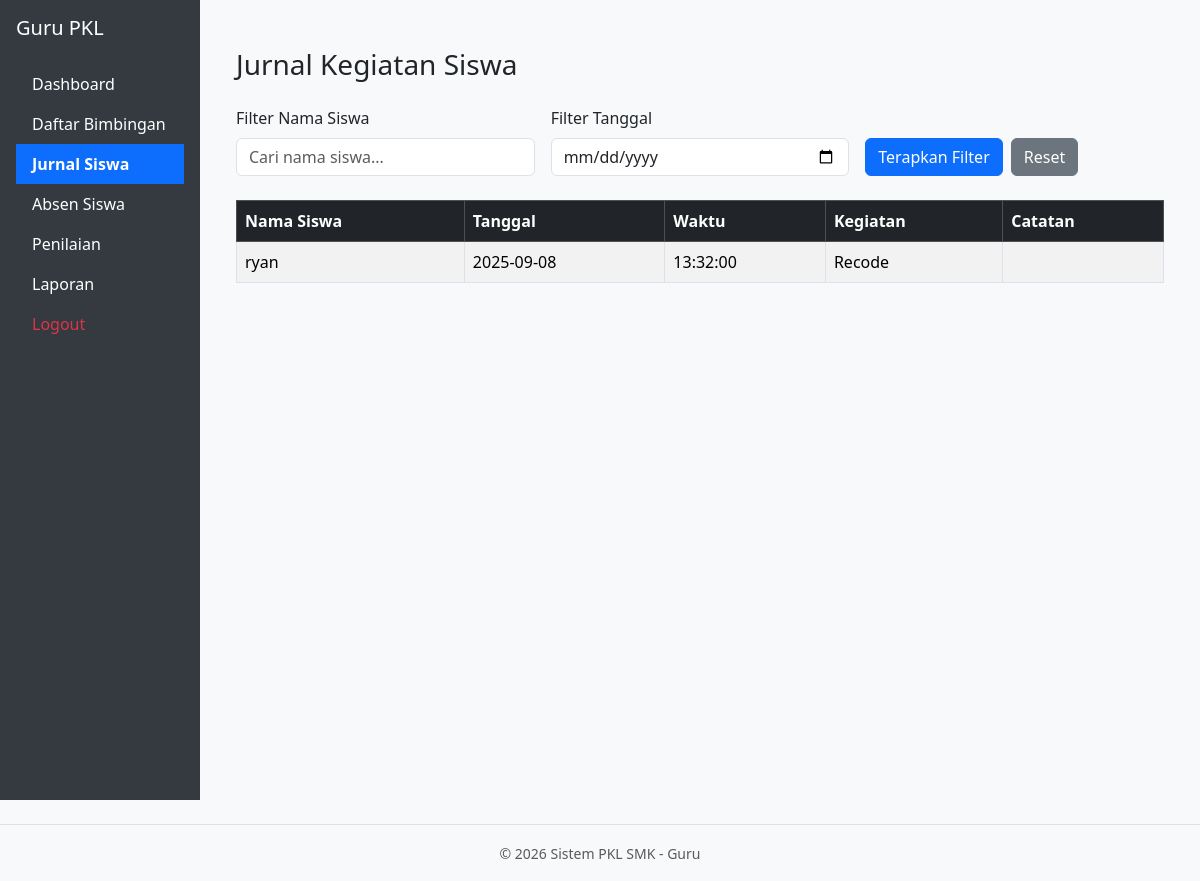
Screenshot of /guru/app/view/jurnal.php (signed in) with the database file from the repository.
### tables this page shows
CREATE TABLE `jurnal` (
  `id` int(11) NOT NULL,
  `id_siswa` int(11) DEFAULT NULL,
  `tanggal` date NOT NULL,
  `waktu` time NOT NULL,
  `kegiatan` text NOT NULL,
  `catatan` text DEFAULT NULL
);

CREATE TABLE `datasiswa` (
  `id` int(11) NOT NULL,
  `email` varchar(100) NOT NULL,
  `password` varchar(255) NOT NULL,
  `nama` varchar(255) NOT NULL,
  `nis` int(11) NOT NULL,
  `jurusan` varchar(255) NOT NULL,
  `kelas` varchar(50) DEFAULT NULL,
  `tahun_pkl` year(4) DEFAULT NULL,
  `semester_pkl` varchar(10) DEFAULT NULL
);

### guru/app/view/jurnal.php (the view, shortened to what this page needs)
<?php
require_once '../../Config/database.php';
$email_guru = $_SESSION['guru_email'];
$stmt = $koneksi->prepare("SELECT id_guru FROM dataguru WHERE email = ?");
$stmt->bind_param("s", $email_guru);
$stmt->execute();
$id_guru = $stmt->get_result()->fetch_assoc()['id_guru'] ?? 0;
$filter_nama = $_GET['nama'] ?? '';
$filter_tanggal = $_GET['tanggal'] ?? '';
$query = "SELECT j.*, s.nama
          FROM jurnal j
          JOIN datasiswa s ON j.id_siswa = s.id
          JOIN bimbingan b ON s.id = b.id_siswa
          WHERE b.id_guru = ?";
$params = [$id_guru];
$types = "i";
$query .= " ORDER BY j.tanggal DESC, j.waktu DESC";
$stmt = $koneksi->prepare($query);
$stmt->bind_param($types, ...$params);
$stmt->execute();
$result = $stmt->get_result();
?>
<?php include 'template/header.php'; ?>
<?php include 'template/sidebar.php'; ?>
<div class="container mt-4">
  <h3 class="mb-4">Jurnal Kegiatan Siswa</h3>
  <form class="row g-3 mb-4" method="GET">
    <div class="col-md-4">
      <label class="form-label">Filter Nama Siswa</label>
      <input type="text" name="nama" class="form-control" placeholder="Cari nama siswa..." value="<?= htmlspecialchars($filter_nama) ?>">
    </div>
    <div class="col-md-4">
      <label class="form-label">Filter Tanggal</label>
      <input type="date" name="tanggal" value="<?= htmlspecialchars($filter_tanggal) ?>" class="form-control">
    </div>
    <div class="col-md-4 d-flex align-items-end">
      <button class="btn btn-primary me-2" type="submit">Terapkan Filter</button>
      <a href="<?= basename(__FILE__) ?>" class="btn btn-secondary">Reset</a>
    </div>
  </form>
  <?php if ($result->num_rows > 0): ?>
  <div class="table-responsive">
    <table class="table table-bordered table-striped">
      <thead class="table-dark">
        <tr>
          <th>Nama Siswa</th>
          <th>Tanggal</th>
          <th>Waktu</th>
          <th>Kegiatan</th>
          <th>Catatan</th>
        </tr>
      </thead>
      <tbody>
        <?php while ($row = $result->fetch_assoc()): ?>
        <tr>
          <td><?= htmlspecialchars($row['nama']) ?></td>
          <td><?= htmlspecialchars($row['tanggal']) ?></td>
          <td><?= htmlspecialchars($row['waktu']) ?></td>
          <td><?= nl2br(htmlspecialchars($row['kegiatan'])) ?></td>
          <td><?= nl2br(htmlspecialchars($row['catatan'])) ?></td>
        </tr>
        <?php endwhile; ?>
      </tbody>
    </table>
  </div>
  <?php else: ?>
    <div class="alert alert-info">Tidak ditemukan jurnal sesuai filter.</div>
  <?php endif; ?>
</div>
<?php include 'template/footer.php'; ?>

### guru/app/view/template/header.php (style rules this page uses)
body { background-color: #f8f9fa; }

### rows the page displays
jurnal: id_siswa.nama "ryan", tanggal "2025-09-08", waktu "13:32:00", kegiatan "Recode"
